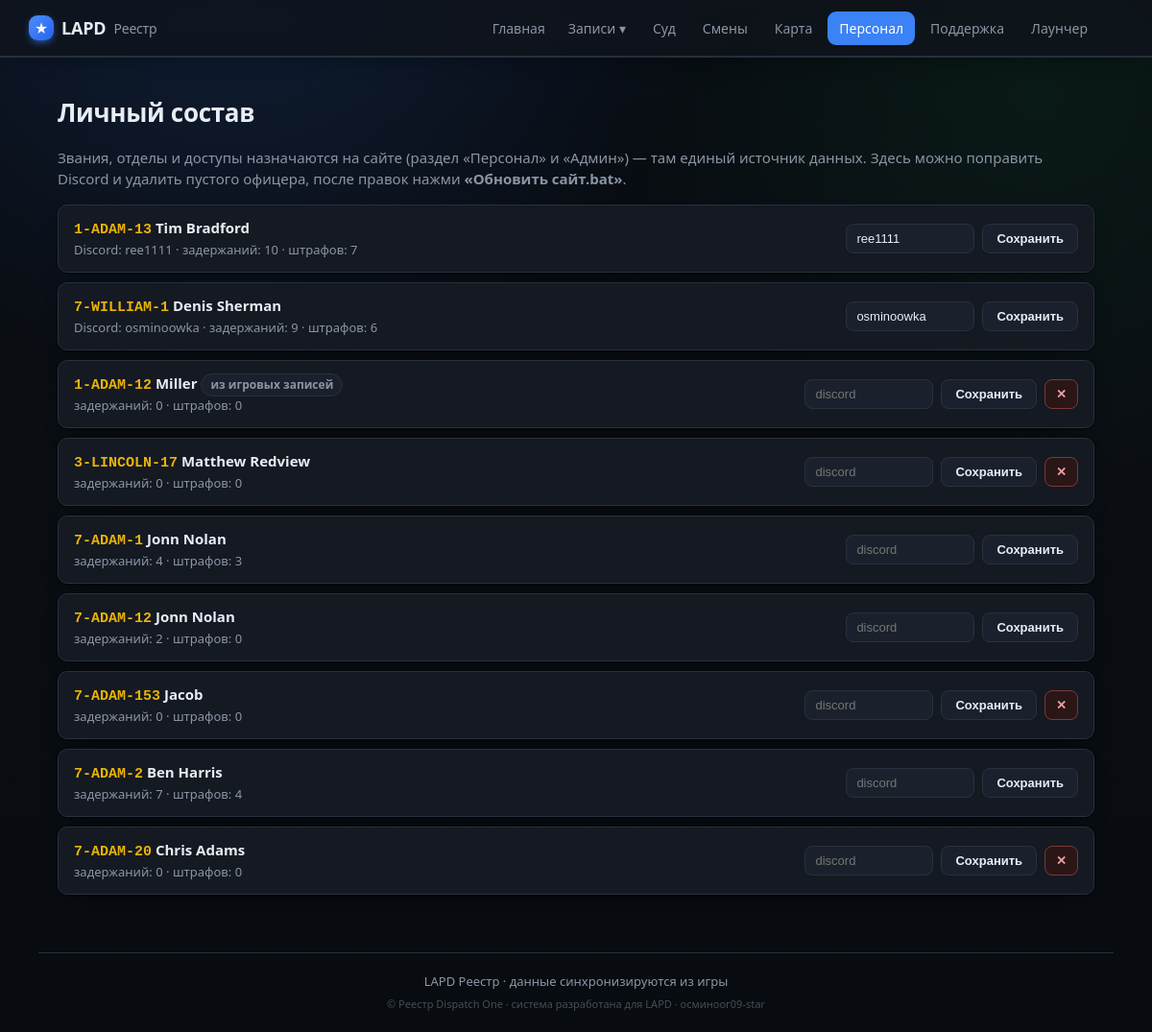
Page /staff on the earlier database version.
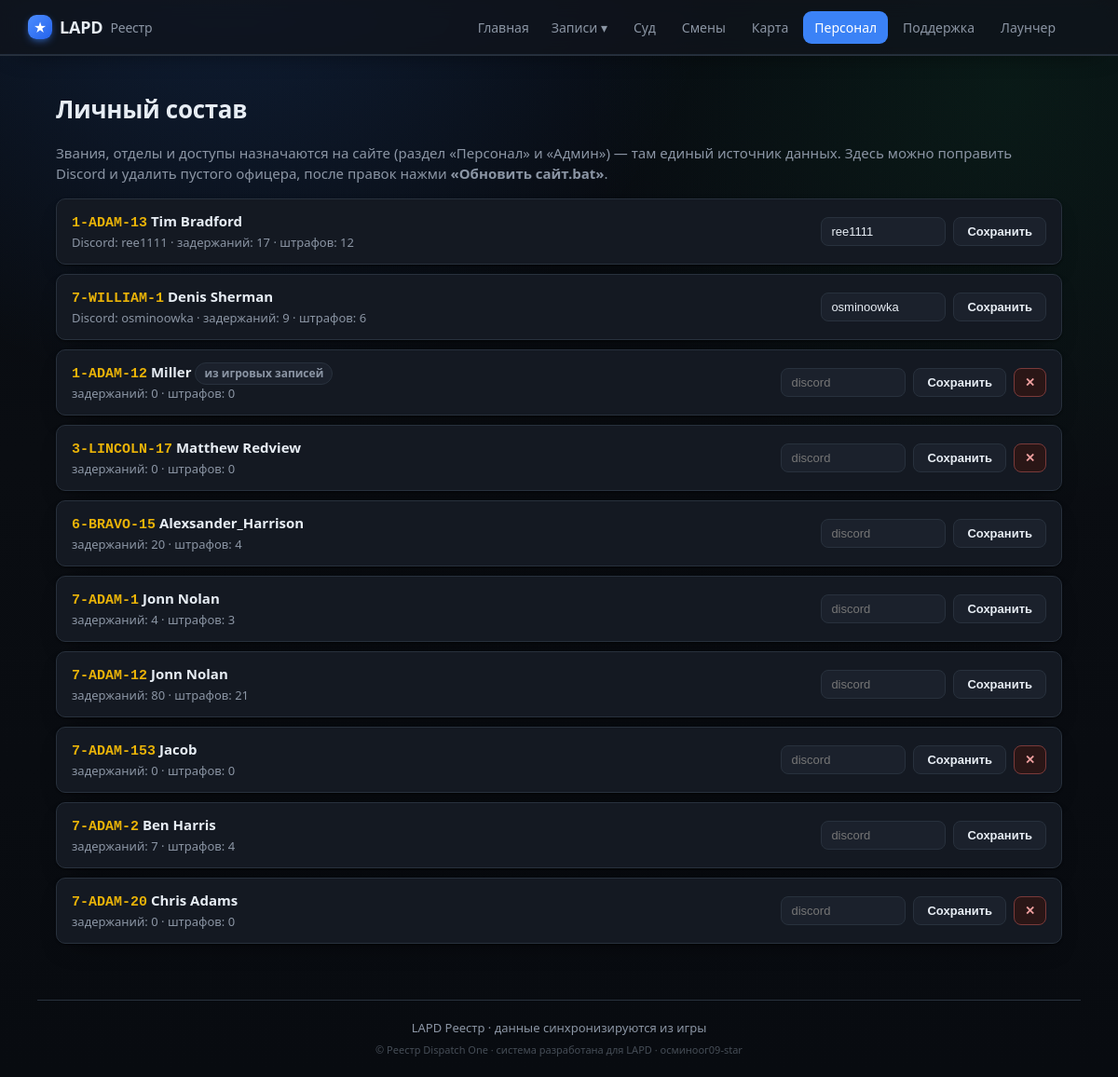
Same page on the later database version.
### tables this page shows
CREATE TABLE officers (
                id INTEGER PRIMARY KEY AUTOINCREMENT,
                callsign TEXT UNIQUE NOT NULL,
                name TEXT
            , current_status TEXT, status_since TEXT, rank TEXT, department TEXT, discord TEXT, is_admin INTEGER);

### app/main.py (the view, shortened to what this page needs)
@app.route("/staff", methods=["GET", "POST"])
def staff():
    is_static = os.environ.get("STATIC_EXPORT") == "1"
    return render_template("staff.html", officers=db.list_all_officers(),
                           ranks=db.RANKS, departments=db.DEPARTMENTS,
                           pending=_pending_requests())

### app/db.py (called while the page is built)
@contextmanager
def get_conn():
    conn = sqlite3.connect(config.DB_PATH)
    conn.row_factory = sqlite3.Row
    try:
        yield conn
        conn.commit()
    finally:
        conn.close()

def status_info(code):
    return DUTY_STATUS.get(code, {"ru": "Не на службе", "cls": "off"})

def staff_label(value):
    return STAFF_LABELS.get(value, value)

### app/main.py (called while the page is built, shortened)
@app.context_processor
def inject_globals():
    return {"community": config.COMMUNITY_NAME, "STATUS_RU": db.STATUS_RU,
            "staff_label": db.staff_label,
            "static_export": os.environ.get("STATIC_EXPORT") == "1",
            "build_id": time.strftime("%Y%m%d")}

def _server_dir():
    return os.path.dirname(os.path.dirname(os.path.abspath(__file__)))

def _pending_requests():
    pending_dir = os.path.join(_server_dir(), "inbox", "pending")
    out = []
    if not os.path.isdir(pending_dir):
        return out

### app/templates/staff.html (shortened to what this page needs)
{% extends "base.html" %}
{% block content %}
<h1>Личный состав</h1>
{% if static_export %}
  <p class="muted">Список офицеров департамента. Звания и отделы назначает руководство.</p>
{% else %}
  <p class="muted">Звания, отделы и доступы назначаются на сайте (раздел «Персонал» и «Админ»)
    — там единый источник данных. Здесь можно поправить Discord и удалить пустого офицера,
    после правок нажми <b>«Обновить сайт.bat»</b>.</p>
{% endif %}
{% if officers %}
<div class="staff-list">
  {% for o in officers %}
  <div class="staff-row">
    <div class="staff-who">
      <a href="{{ url_for('officer_view', callsign=o.callsign) }}"><span class="cs">{{ o.callsign }}</span></a>
      <b>{{ o.name or '' }}</b>
      {% if not o.registered %}<span class="tag">из игровых записей</span>{% endif %}
      <div class="muted small">
        {% if o.discord %}Discord: {{ o.discord }} · {% endif %}
        задержаний: {{ o.cases_count }} · штрафов: {{ o.cit_count }}
      </div>
    </div>
    {% if static_export %}
      <div class="staff-meta">
        <div class="sb-edit" data-cs="{{ o.callsign }}"></div>
      </div>
    {% else %}
      <form method="post" class="staff-form">
        <input name="discord" value="{{ o.discord or '' }}" placeholder="discord" size="12">
        <button class="btn">Сохранить</button>
        {% if not o.cases_count and not o.cit_count %}
          <button class="btn del" name="action" value="delete"
                  onclick="return confirm('Удалить офицера {{ o.callsign }}?')">✕</button>
        {% endif %}
      </form>
    {% endif %}
  </div>
  {% endfor %}
</div>
{% else %}
  <p class="empty">Офицеров пока нет<span class="empty-sub">Появятся после первой смены.</span></p>
{% endif %}
{% endblock %}

Differences in the rows shown:
computed for officers "1-ADAM-13": cases_count "10" → "17"; cit_count "7" → "12"
added officers: callsign "6-BRAVO-15", name "Alexsander_Harrison", cases_count "20", cit_count "4"
computed for officers "7-ADAM-12": cases_count "2" → "80"; cit_count "0" → "21"
